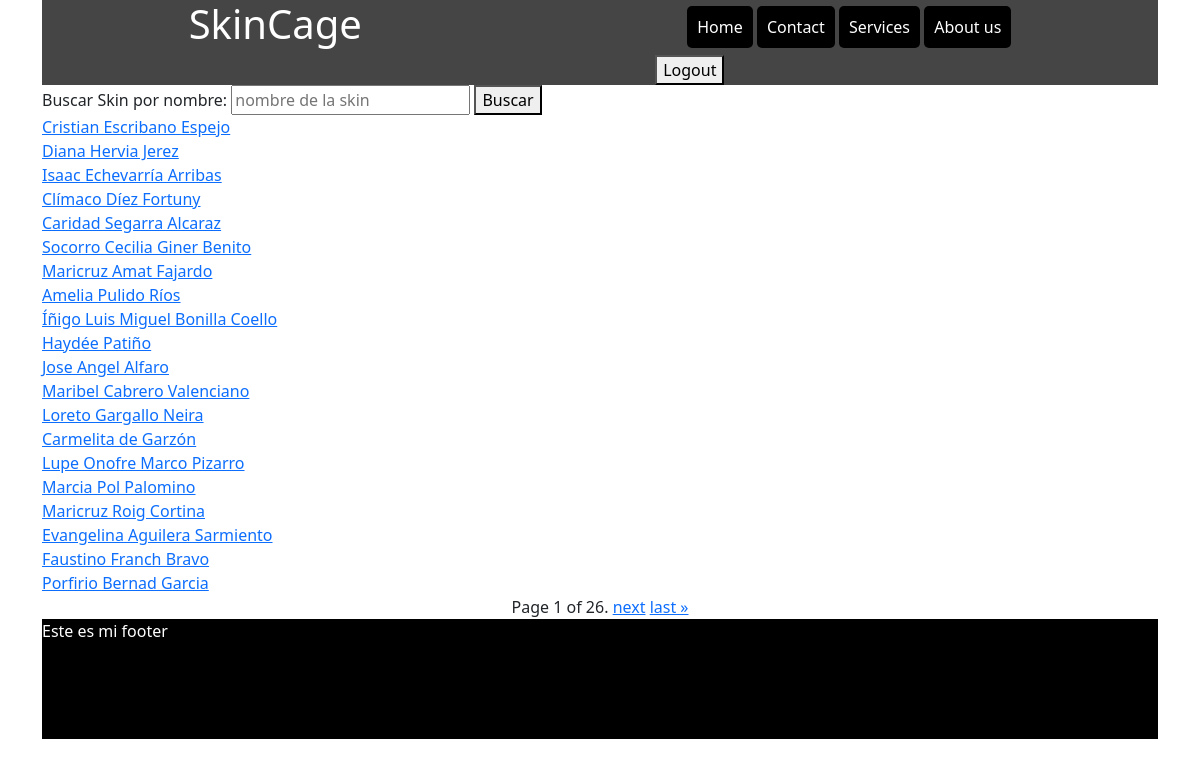
The page /skins/ on the database its author committed.
### skins/models.py (models this page shows)
class Skin(models.Model):
    id_skin = models.IntegerField(verbose_name='id', blank=False, null=False, primary_key=True)
    nombre = models.CharField(verbose_name='nombre', blank=False, null=False, max_length=50)
    desgaste = models.DecimalField(verbose_name='float', blank=False, null=False, max_digits=13, decimal_places=12)
    stattrack = models.BooleanField(verbose_name='stattrack', blank=False, null=False)
    precio = models.DecimalField(verbose_name='precio', blank=False, null=False, max_digits=8, decimal_places=2)
    stock = models.IntegerField(verbose_name='stock')

### skins/views.py (the view)
# urls.py: path('skins/', VistaSkins.as_view(), name='skins'),
class VistaSkins(TemplateView):
    template_name = 'portfolio/home.html'
    def get_context_data(self, **kwargs):
        context = super(VistaSkins, self).get_context_data(**kwargs)
        aspecto = self.request.GET.get("aspecto", "")
        if aspecto:
            skins = Skin.objects.filter(nombre__icontains=aspecto)
        else:
            skins = Skin.objects.all()
        marcado_view = self.request.GET.get("marcado", "")
        if marcado_view == 'True':
            context['skin'] = context['skin'].order_by("nombre")
        context['marcado'] = marcado_view
        context['aspecto'] = aspecto
        paginador = Paginator(skins, 20)
        pagina = self.request.GET.get("page", 1)
        context['skin'] = paginador.get_page(pagina)
        return context

### templates/portfolio/home.html (shortened to what this page needs)
{% extends "portfolio/base.html" %}
{% block content %}
    <form action="" method="get">
        <label for="aspecto">Buscar Skin por nombre: <input type="text" name="aspecto" id="aspecto" placeholder="nombre de la skin" value="{{aspecto}}"></label>
        <button type="submit">Buscar</button>
    </form>
    <div id="skins">
        {% for s in skin %}
            <a class="link-skin" href="{% url 'update' s.id_skin %}">{{s.nombre}}</a>
        {% endfor %}
    </div>
    <div class="pagination">
        <span class="step-links">
            <span class="current">
                Page {{ skin.number }} of {{ skin.paginator.num_pages }}.
            </span>
            {% if skin.has_next %}
                <a href="?page={{ skin.next_page_number }}">next</a>
                <a href="?page={{ skin.paginator.num_pages }}">last &raquo;</a>
            {% endif %}
        </span>
    </div>
{% endblock %}

### static/css/inicio.css (style rules this page uses)
* { margin: 0 auto; padding: 0 auto; }

### rows shown on the page
Skin: nombre "Cristian Escribano Espejo"
Skin: nombre "Diana Hervia Jerez"
Skin: nombre "Isaac Echevarría Arribas"
Skin: nombre "Clímaco Díez Fortuny"
Skin: nombre "Caridad Segarra Alcaraz"
Skin: nombre "Socorro Cecilia Giner Benito"
Skin: nombre "Maricruz Amat Fajardo"
Skin: nombre "Amelia Pulido Ríos"
Skin: nombre "Íñigo Luis Miguel Bonilla Coello"
Skin: nombre "Haydée Patiño"
Skin: nombre "Jose Angel Alfaro"
Skin: nombre "Maribel Cabrero Valenciano"
Skin: nombre "Loreto Gargallo Neira"
Skin: nombre "Carmelita de Garzón"
Skin: nombre "Lupe Onofre Marco Pizarro"
Skin: nombre "Marcia Pol Palomino"
Skin: nombre "Maricruz Roig Cortina"
Skin: nombre "Evangelina Aguilera Sarmiento"
Skin: nombre "Faustino Franch Bravo"
Skin: nombre "Porfirio Bernad Garcia"

### other values the page prints
{{ skin.number }} "1"
{{ skin.paginator.num_pages }} "26"
